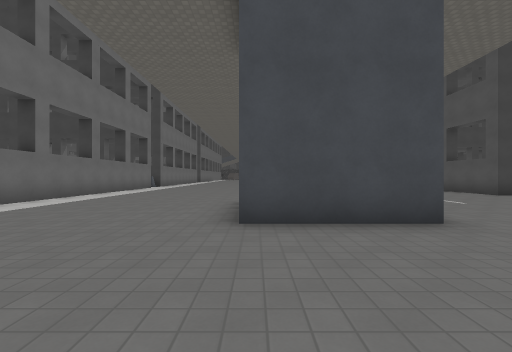
view 1 (above)

23 first-person views from a walk through a level from a Godot 3-D game. The camera is 1.4 m above the floor, looks level and sees 90° across. The floor is counted in squares, 2 m on a side. Each view is taken from the middle of a square. On the plan, view 1 faces up. The plan holds only what a view shows up to about 9 squares ahead; the rest is blank. The place goes on beyond the plan. Flat picture figures and markers are not drawn. Characters and animated objects are left out. Some surface patterns are stand-ins.

view 2
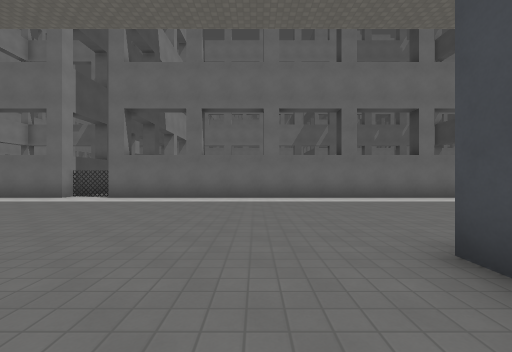

view 3
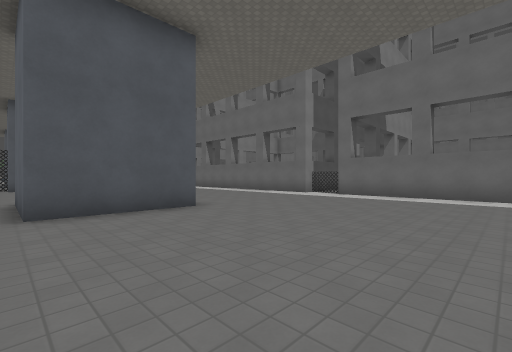

view 4
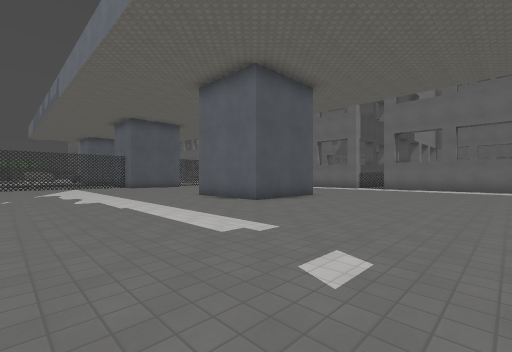

view 5
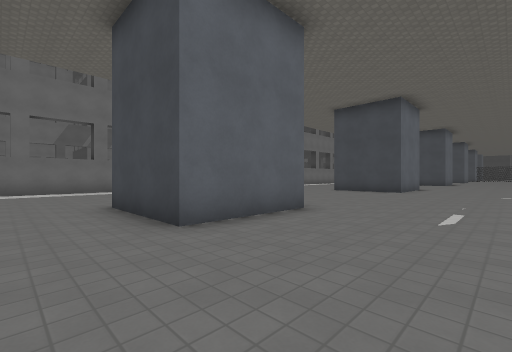

view 6
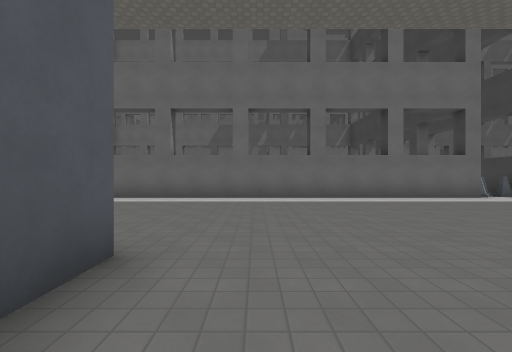

view 7
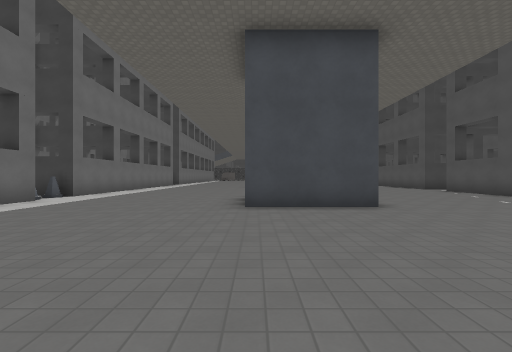

view 8
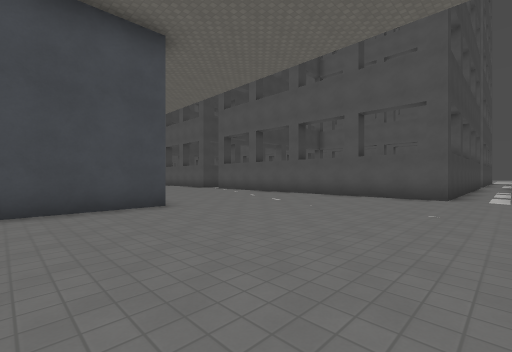

view 9
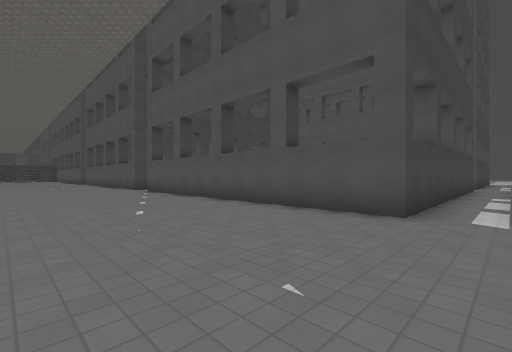

view 10
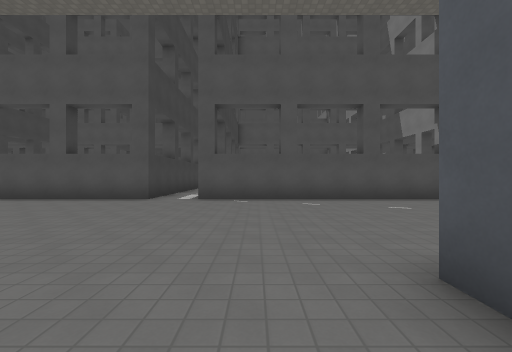

view 11
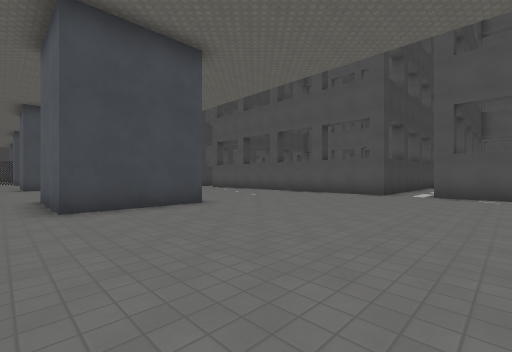

view 12
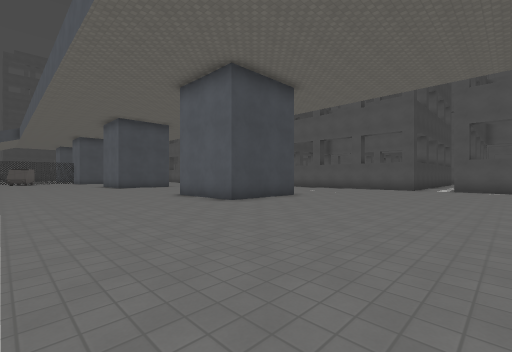

view 13
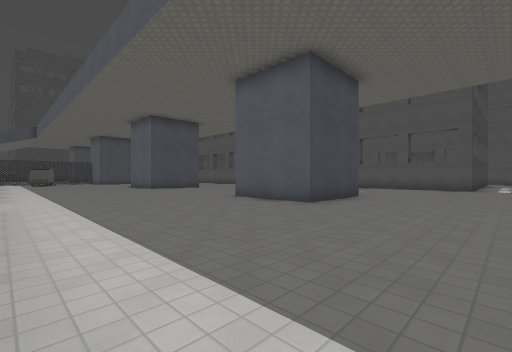

view 14
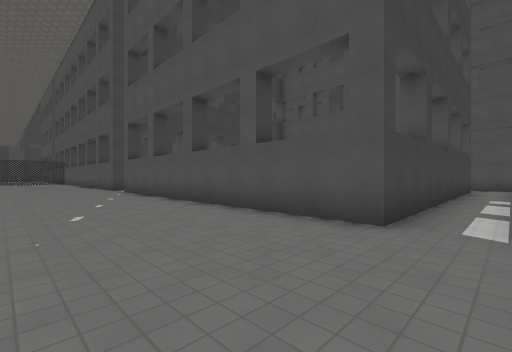

view 15
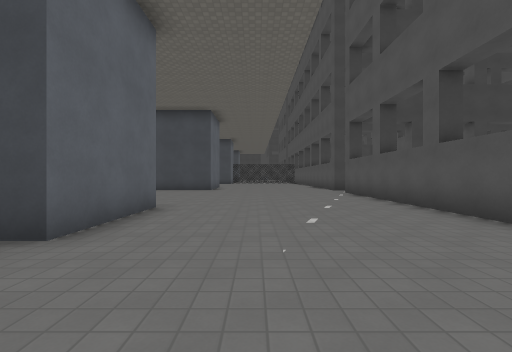

view 16
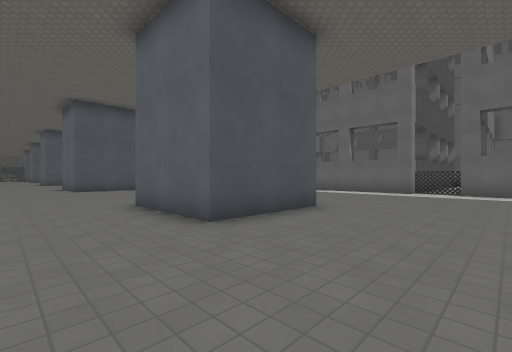

view 17
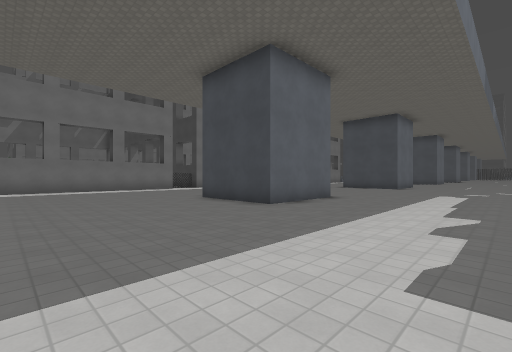

view 18
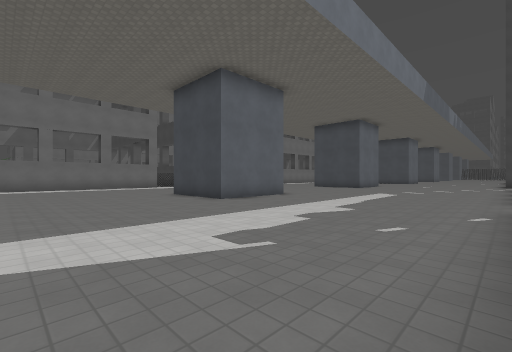

view 19
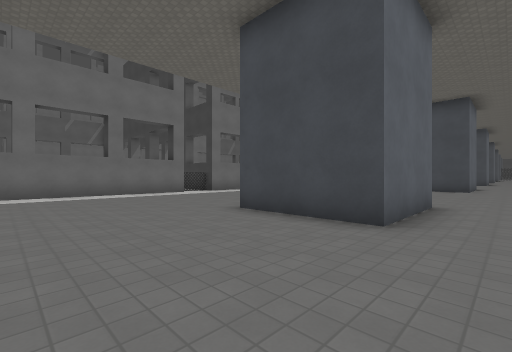

view 20
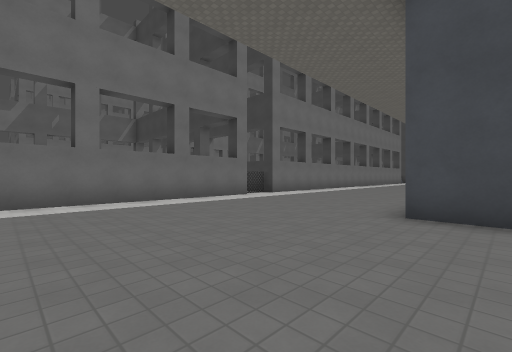

view 21
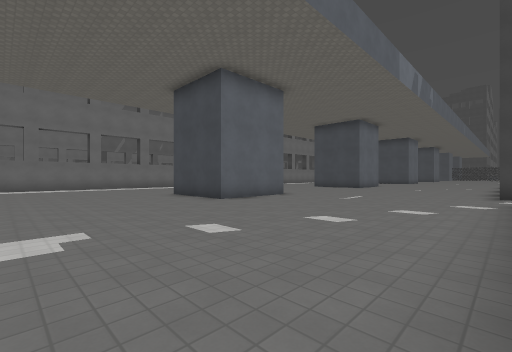

view 22
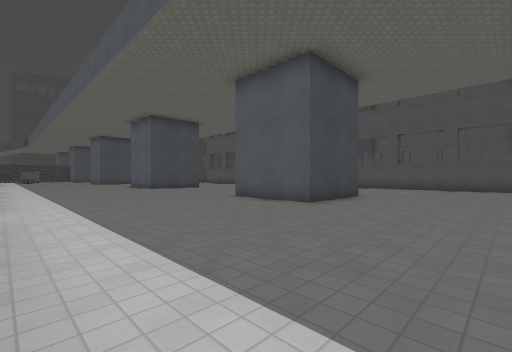

view 23
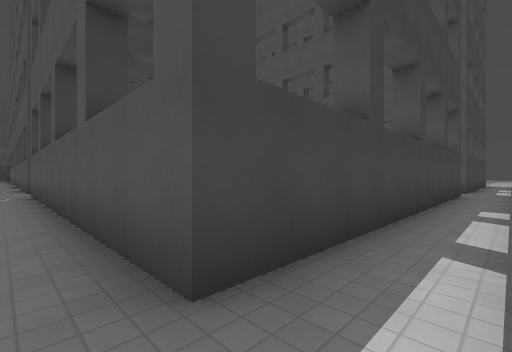

### Floor plan
Key: @ floor where view 1 was taken; # wall or solid block; . floor; B building.
Columns run from 7 left of view 1 to 19 right of it. Each row starts with its distance up from view 1.
 30 #...............#
 29 #...............#
 28  ...............#
 27 B...............#
 26  ......###......#
 25  ......# #......#
 24  ......###......#
 23  ...............#
 22  ...............B
 21  ........................
 20  ........................
 19  ...............#
 18  ...............#
 17 #......  .......#
 16 #......###......#
 15 #......# #......#
 14 #......###......#
 13 #...............#
 12 #...............#
 11 #...............#
 10 #...............#         B
  9 #..........................
  8 #..........................
  7 #................
  6 #......###.......
  5 #......# #.......
  4 #......###.......
  3 #................
  2 #................
  1 #................
  0 #......@.........
 -1 #................
 -2 #................
 -3 #................
 -4 #......###.......
 -5 B......# #.......
 -6  ......###.......
 -7  ................
 -8  ................
 -9  ................
-10  ................
-11  ................

Where each view was taken, in squares from view 1:
view 1: 0 up, 0 right, facing up
view 2: 2 up, 2 right, facing left
view 3: 2 up, 3 right, facing down-left
view 4: 2 up, 8 right, facing down-left
view 5: 2 up, 6 right, facing up-left
view 6: 8 up, 2 right, facing left
view 7: 8 up, 0 right, facing up
view 8: 8 up, 0 right, facing up-right
view 9: 8 up, 4 right, facing up-right
view 10: 18 up, 1 right, facing right
view 11: 18 up, 1 left, facing up-right
view 12: 18 up, 5 left, facing up-right
view 13: 20 up, 6 left, facing up-right
view 14: 20 up, 5 right, facing up-right
view 15: 21 up, 5 right, facing up
view 16: 30 up, 5 right, facing down-left
view 17: 11 down, 7 right, facing up-left
view 18: 11 down, 9 right, facing up-left
view 19: 10 down, 4 right, facing up-left
view 20: 11 down, 1 right, facing up-left
view 21: 1 down, 9 right, facing up-left
view 22: 10 up, 6 left, facing up-right
view 23: 8 up, 8 right, facing up-right
